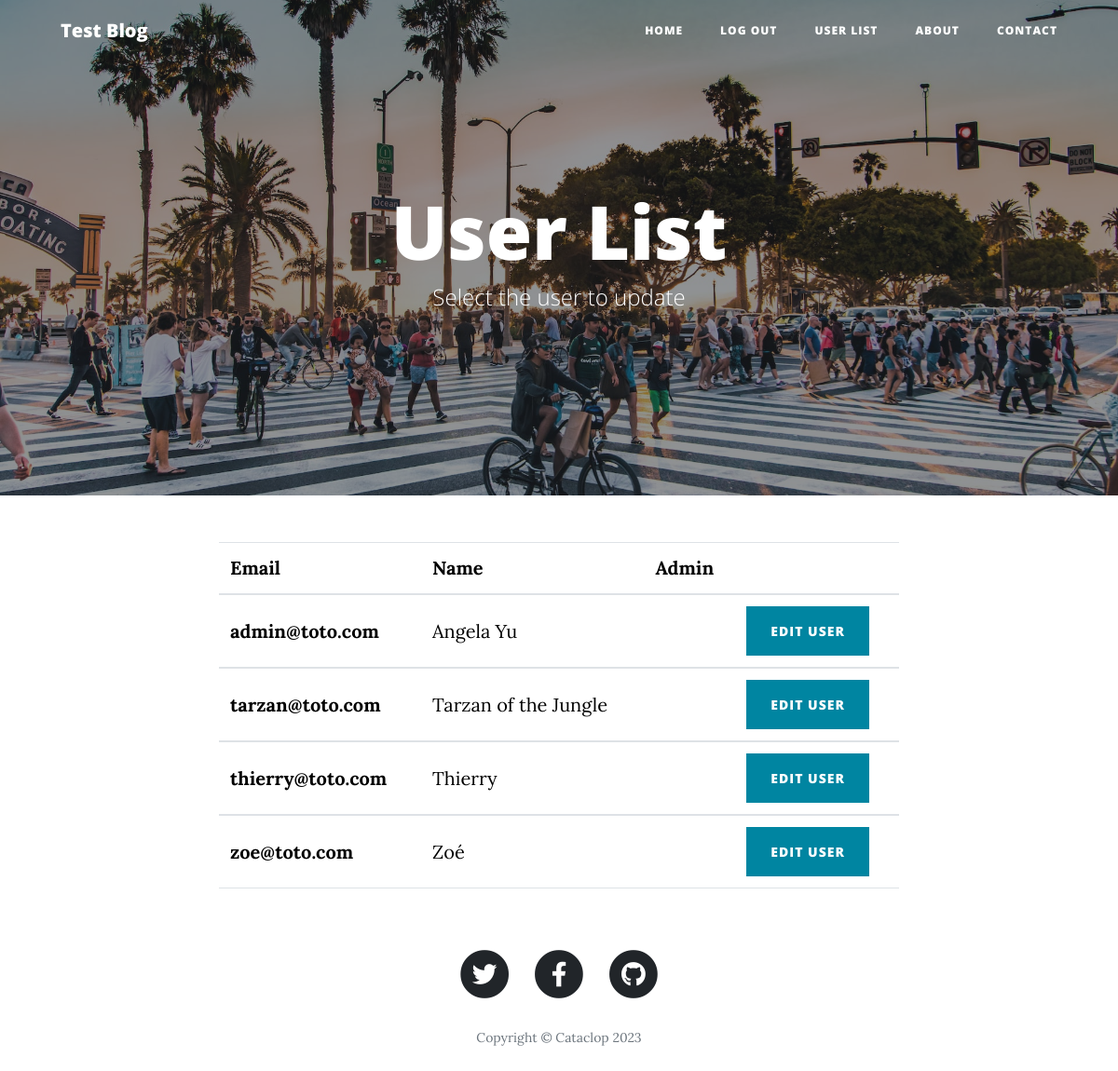
/user_list (signed in), run on an earlier commit of the app's database.
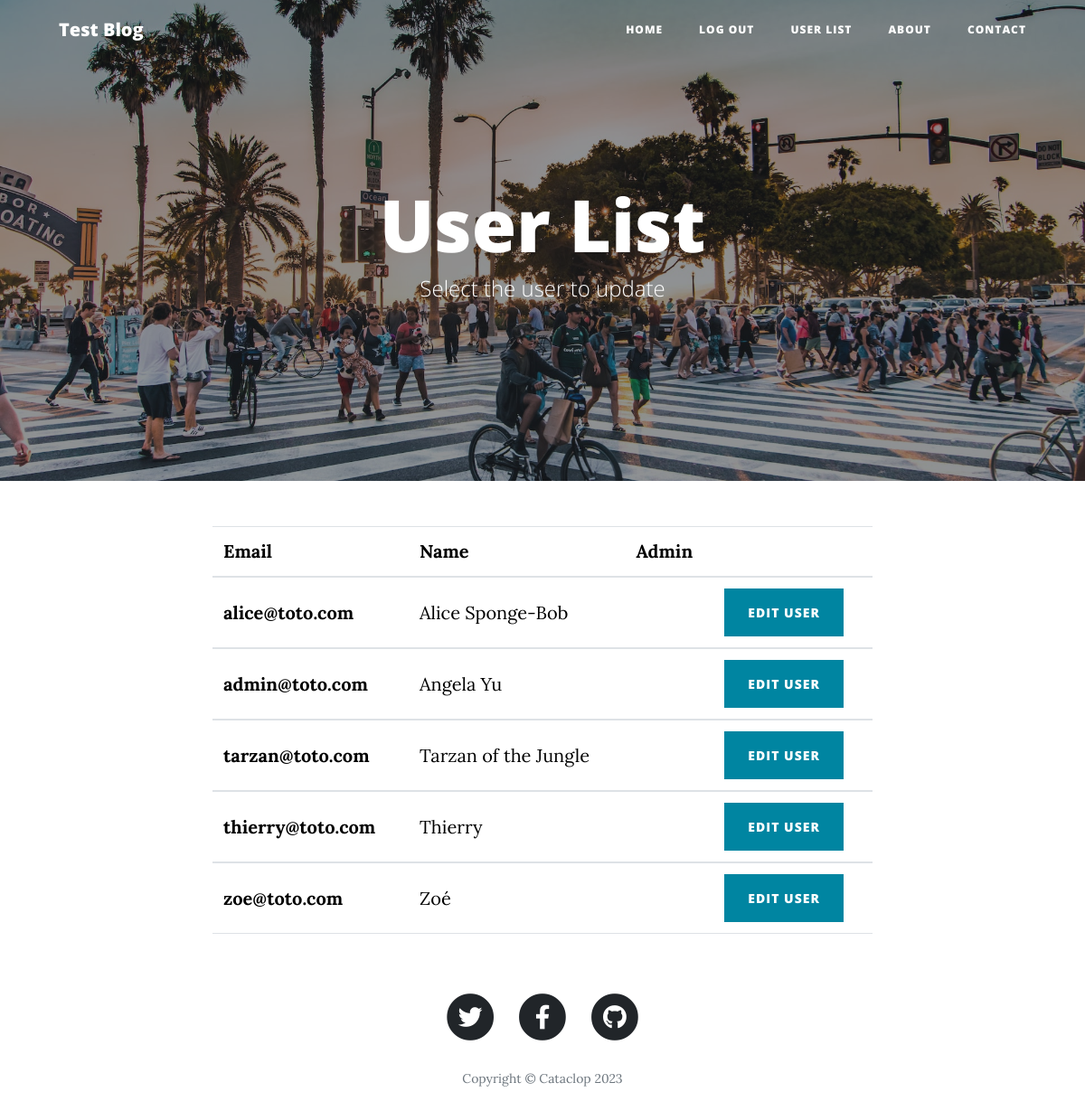
And on a later commit of the database.
### main.py (models this page shows)
class User(UserMixin, db.Model):
    __tablename__ = "user"
    id = db.Column(db.Integer, primary_key=True)
    email = db.Column(db.String(100), unique=True)
    password = db.Column(db.String(100))
    name = db.Column(db.String(1000))
    admin = db.Column(db.Boolean())
    posts = relationship("BlogPost", back_populates="author")
    comments = relationship("Comments", back_populates="author")

### main.py (the view)
@app.route('/user_list', methods=["GET", "POST"])
@admin_only
def list_users():
    users = db.session.execute(db.select(User).order_by(User.name)).scalars().all()
    return render_template("user_list.html", user_list=users, logged_in=current_user.is_authenticated, admin_user=is_admin())

### main.py (called while the page is built)
@login_manager.user_loader
def load_user(user_id):
    a_user = db.session.get(User, int(user_id))
    return a_user

def admin_only(f):
    @wraps(f)
    def decorated_function(*args, **kwargs):
        if not is_admin():
            return abort(403)
        return f(*args, **kwargs)
    return decorated_function

def is_admin():
    admin_user = False
    if current_user.get_id():
        with app.app_context():
            admin_user = db.session.get(User, int(current_user.get_id())).admin
    return admin_user

### templates/user_list.html (shortened to what this page needs)
{% extends 'base.html' %}
{% from 'bootstrap5/utils.html' import render_icon %}
{% block content %}
{% include "header.html" %}
  <header class="masthead" style="background-image: url('{{ url_for('static', filename='img/people.jpg')}}')">
    <div class="overlay"></div>
    <div class="container">
      <div class="row">
        <div class="col-lg-8 col-md-10 mx-auto">
          <div class="page-heading">
            <h1>User List</h1>
            <span class="subheading">Select the user to update</span>
          </div>
        </div>
      </div>
    </div>
  </header>
  <div class="container">
    <div class="row">
      <div class="col-lg-8 col-md-10 mx-auto">
    	  <table class="table table-hover">
          <thead>
            <tr>
              <th scope="col">Email</th>
              <th scope="col">Name</th>
              <th scope="col">Admin</th>
                <th scope="col"> </th>
            </tr>
          </thead>
          <tbody>
          {% for user in user_list: %}
          <tbody>
            <tr>
              <th class="align-middle" scope="row">{{user.email}}</th>
              <td class="align-middle">{{user.name}}</td>
                <td class="align-middle">
                {% if not user.admin: %}
                    <div class="text-center">
                    {{ render_icon('square') }}
                 {%else: %}
                </div>
                {% endif %}
                </td>
                <td><a class="btn btn-primary" href="{{ url_for('update_user', user_id=user.id ) }}" role="button">Edit User</a></td>
            </tr>
          </tbody>
          {% endfor %}
      </div>
{% include "footer.html" %}
{% endblock %}

### templates/base.html (shortened to what this page needs)
<!doctype html>
<html lang="en">
    <head>
        {% block head %}
        {% block styles %}
            {{ bootstrap.load_css() }}
            <link href="../static/vendor/bootstrap/css/bootstrap.min.css" rel="stylesheet">
            <link href="../static/vendor/fontawesome-free/css/all.min.css" rel="stylesheet" type="text/css">
            <link rel="stylesheet" href="../static/css/clean-blog.min.css" />
        {% endblock %}
        {% endblock %}
    </head>
    <body>
        {% block content %}
        {% from 'bootstrap5/nav.html' import render_nav_item %}
        {% endblock %}
    </body>
</html>

### templates/header.html (shortened to what this page needs)
<!DOCTYPE html>
<html lang="en">
<head>
  <link href="{{ url_for('static', filename='vendor/bootstrap/css/bootstrap.min.css') }}" rel="stylesheet">
  <link href="{{ url_for('static', filename='vendor/fontawesome-free/css/all.min.css')}}" rel="stylesheet" type="text/css">
  <link href="{{ url_for('static', filename='css/clean-blog.min.css')}}" rel="stylesheet">
</head>
<body>
  <nav class="navbar navbar-expand-lg navbar-light fixed-top" id="mainNav">
    <div class="container">
      <a class="navbar-brand" href="{{url_for('get_all_posts')}}">Test Blog</a>
      <div class="collapse navbar-collapse" id="navbarResponsive">
        <ul class="navbar-nav ml-auto">
          <li class="nav-item">
            <a class="nav-link" href="{{ url_for('get_all_posts') }}">Home</a>
          </li>
          {% if logged_in %}
          <li class="nav-item">
            <a class="nav-link" href="{{ url_for('logout') }}">Log Out</a>
          </li>
          {% if admin_user %}
          <li class="nav-item">
            <a class="nav-link" href="{{ url_for('list_users') }}">User List</a>
          </li>
          {% endif %}
          {% endif %}
          <li class="nav-item">
            <a class="nav-link" href="{{ url_for('about') }}">About</a>
          </li>
          <li class="nav-item">
            <a class="nav-link" href="{{ url_for('contact') }}">Contact</a>
          </li>
        </ul>
      </div>
    </div>
  </nav>

### templates/footer.html (shortened to what this page needs)
  <footer>
    <div class="container">
      <div class="row">
        <div class="col-lg-8 col-md-10 mx-auto">
          <ul class="list-inline text-center">
            <li class="list-inline-item">
              <a href="#">
                <span class="fa-stack fa-lg">
                  <i class="fas fa-circle fa-stack-2x"></i>
                  <i class="fab fa-twitter fa-stack-1x fa-inverse"></i>
                </span>
              </a>
            </li>
            <li class="list-inline-item">
              <a href="#">
                <span class="fa-stack fa-lg">
                  <i class="fas fa-circle fa-stack-2x"></i>
                  <i class="fab fa-facebook-f fa-stack-1x fa-inverse"></i>
                </span>
              </a>
            </li>
            <li class="list-inline-item">
              <a href="#">
                <span class="fa-stack fa-lg">
                  <i class="fas fa-circle fa-stack-2x"></i>
                  <i class="fab fa-github fa-stack-1x fa-inverse"></i>
                </span>
              </a>
            </li>
          </ul>
          <p class="copyright text-muted">Copyright &copy; Cataclop 2023</p>
        </div>
      </div>
    </div>
  </footer>
</body>
</html>

What changed in the data, as far as the page shows it:
added User: email "alice@toto.com", name "Alice Sponge-Bob"
